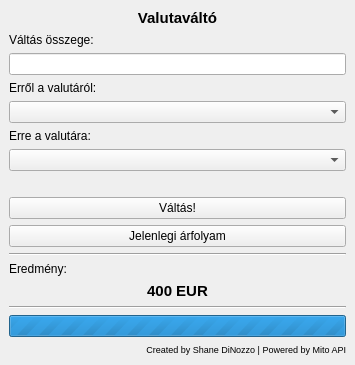
<?xml version="1.0" encoding="UTF-8"?>
<ui version="4.0">
 <class>MainWindow</class>
 <widget class="QMainWindow" name="MainWindow">
  <property name="geometry">
   <rect>
    <x>0</x>
    <y>0</y>
    <width>355</width>
    <height>365</height>
   </rect>
  </property>
  <property name="font">
   <font>
    <pointsize>9</pointsize>
   </font>
  </property>
  <property name="windowTitle">
   <string>SD Valutaváltó</string>
  </property>
  <property name="windowIcon">
   <iconset resource="res.qrc">
    <normaloff>:/Icon/emblem_money.ico</normaloff>:/Icon/emblem_money.ico</iconset>
  </property>
  <property name="toolButtonStyle">
   <enum>Qt::ToolButtonTextOnly</enum>
  </property>
  <property name="documentMode">
   <bool>false</bool>
  </property>
  <property name="tabShape">
   <enum>QTabWidget::Rounded</enum>
  </property>
  <widget class="QWidget" name="centralwidget">
   <layout class="QVBoxLayout" name="verticalLayout">
    <item>
     <widget class="QLabel" name="main_label">
      <property name="font">
       <font>
        <pointsize>11</pointsize>
        <weight>75</weight>
        <bold>true</bold>
       </font>
      </property>
      <property name="text">
       <string>Valutaváltó</string>
      </property>
      <property name="alignment">
       <set>Qt::AlignCenter</set>
      </property>
     </widget>
    </item>
    <item>
     <widget class="QLabel" name="type_in_label">
      <property name="text">
       <string>Váltás összege:</string>
      </property>
     </widget>
    </item>
    <item>
     <widget class="QLineEdit" name="type_in_lineEdit">
      <property name="frame">
       <bool>true</bool>
      </property>
      <property name="clearButtonEnabled">
       <bool>true</bool>
      </property>
     </widget>
    </item>
    <item>
     <widget class="QLabel" name="from_label">
      <property name="text">
       <string>Erről a valutáról:</string>
      </property>
     </widget>
    </item>
    <item>
     <widget class="QComboBox" name="from_cBox"/>
    </item>
    <item>
     <widget class="QLabel" name="to_label">
      <property name="text">
       <string>Erre a valutára:</string>
      </property>
     </widget>
    </item>
    <item>
     <widget class="QComboBox" name="to_cBox"/>
    </item>
    <item>
     <spacer name="horizontalSpacer">
      <property name="orientation">
       <enum>Qt::Horizontal</enum>
      </property>
      <property name="sizeHint" stdset="0">
       <size>
        <width>40</width>
        <height>20</height>
       </size>
      </property>
     </spacer>
    </item>
    <item>
     <widget class="QPushButton" name="valto_button">
      <property name="text">
       <string>Váltás!</string>
      </property>
     </widget>
    </item>
    <item>
     <widget class="QPushButton" name="arfolyam_button">
      <property name="text">
       <string>Jelenlegi árfolyam</string>
      </property>
     </widget>
    </item>
    <item>
     <widget class="Line" name="line">
      <property name="orientation">
       <enum>Qt::Horizontal</enum>
      </property>
     </widget>
    </item>
    <item>
     <widget class="QLabel" name="eredmeny_label">
      <property name="text">
       <string>Eredmény:</string>
      </property>
     </widget>
    </item>
    <item>
     <widget class="QLabel" name="vegeredmeny_label">
      <property name="font">
       <font>
        <pointsize>11</pointsize>
        <weight>75</weight>
        <bold>true</bold>
       </font>
      </property>
      <property name="text">
       <string>400 EUR</string>
      </property>
      <property name="alignment">
       <set>Qt::AlignCenter</set>
      </property>
     </widget>
    </item>
    <item>
     <widget class="Line" name="line_2">
      <property name="orientation">
       <enum>Qt::Horizontal</enum>
      </property>
     </widget>
    </item>
    <item>
     <widget class="QProgressBar" name="progressBar">
      <property name="sizePolicy">
       <sizepolicy hsizetype="Expanding" vsizetype="Fixed">
        <horstretch>0</horstretch>
        <verstretch>0</verstretch>
       </sizepolicy>
      </property>
      <property name="maximum">
       <number>0</number>
      </property>
      <property name="value">
       <number>0</number>
      </property>
      <property name="alignment">
       <set>Qt::AlignCenter</set>
      </property>
      <property name="textVisible">
       <bool>false</bool>
      </property>
     </widget>
    </item>
    <item>
     <widget class="QLabel" name="created_powered_label">
      <property name="font">
       <font>
        <pointsize>7</pointsize>
       </font>
      </property>
      <property name="text">
       <string>Created by Shane DiNozzo | Powered by Mito API</string>
      </property>
      <property name="alignment">
       <set>Qt::AlignRight|Qt::AlignTrailing|Qt::AlignVCenter</set>
      </property>
     </widget>
    </item>
   </layout>
  </widget>
 </widget>
 <resources>
  <include location="res.qrc"/>
 </resources>
 <connections/>
</ui>
